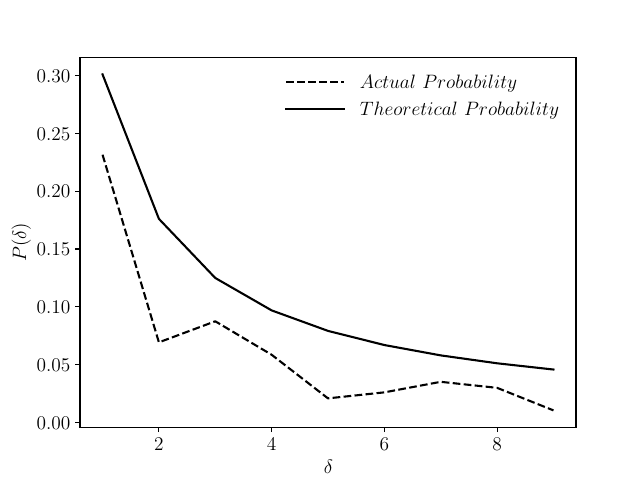

Generate this figure with Python:
import numpy as np
import matplotlib
matplotlib.use('TkAgg')
from matplotlib import rc
import matplotlib.pyplot as plt
x = np.array([1, 2, 3, 4, 5, 6, 7, 8, 9])
y1 = np.array([0.231544715, 0.069268293, 0.087479675, 0.058536585, 0.020813008, 0.02601626, 0.035121951, 0.029918699, 0.010406504])
y2 = np.log10(1+1/x)
plt.clf()  # Ensures a clean plotting canvas.
plt.rc('text', usetex=True)
plt.rc('figure', figsize=(1920, 1080))
plt.rc('font', family='serif', serif=['Computer Modern Roman'], size=14)
# plt.title("Sorting Improvised with Interpolation Search")
plt.ylabel("$P(\delta)$")
plt.xlabel("$\delta$")
plt.plot(x, y1, "k--", label='$Actual\ Probability$')
plt.plot(x, y2, "k-", label='$Theoretical\  Probability$')
plt.legend(loc='upper right', frameon=False, handlelength=3)
plt.savefig('2.pdf', format="pdf")
plt.savefig('2.png', format="png")